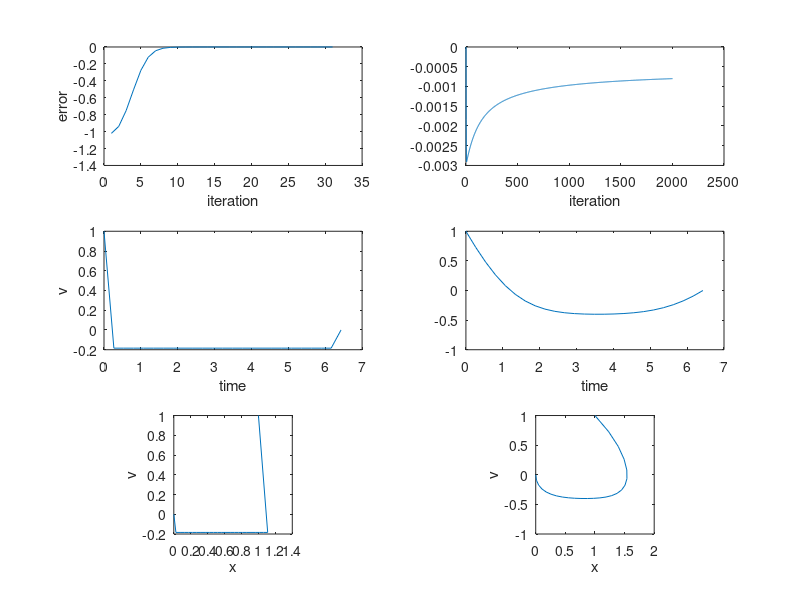

MATLAB code to generate this figure:
clear

% This script looks at the total momentum change in R1 between two points
% in the state space.

% Parameters
q_start = [1;1];
q1 = [0;0];
q2 = [2;0];
q_goal = q1;

% Relaxing function, only moves velocities up and down
da = @(v) [0; (v(1:end-2) + v(3:end))/2-v(2:end-1); 0];
% Get elements summed
f_sum = @(v,dt) dt/2*sum(v(1:end-1)+v(2:end));
% Constraint function, moves points around, points are (t, v)
ds = @(s,x_goal) [0, 0;...
                  cumsum(ones(size(s,1)-1,1)*(x_goal^2 - f_sum(s(:,2),s(2,1))^2)), [ones(size(s,1)-2,1)*(x_goal - f_sum(s(:,2),s(2,1))); 0]];... 
% Time minimization

% Finite elements
k = 25;
velo = [q_start(2), zeros(1,k-2), q_goal(2)];
t = linspace(0,1,k);

% simulate
m = 30;
e_m = zeros(m+1,1);
x_m = [t', velo'];
for i=1:m
    e_m(i) = q_goal(1)-q_start(1) - f_sum(x_m(:,2),mean(diff(x_m(:,1))));
    x_m = x_m + .05*ds(x_m,q_goal(1)-q_start(1));% + 0.01*[zeros(k,1), da(x(:,2))];
end
e_m(i+1) = q_goal(1)-q_start(1) - f_sum(x_m(:,2),mean(diff(x_m(:,1))));

n = 2000;
e_n = zeros(n+1,1);
x_n = x_m;
for i=1:n
    e_n(i) = q_goal(1)-q_start(1) - f_sum(x_n(:,2),mean(diff(x_n(:,1))));
    tmp = ds(x_n,q_goal(1)-q_start(1));
    x_n = x_n + .1*[zeros(k,1), tmp(:,2)] + 0.01*[zeros(k,1), da(x_n(:,2))];
end
e_n(i+1) = q_goal(1)-q_start(1) - f_sum(x_n(:,2),mean(diff(x_n(:,1))));
% Get the displacement
p_m = zeros(k,1);
p_n = zeros(k,1);
for i=1:k
    p_m(i) = q_start(1) + trapz(x_m(1:i,1),x_m(1:i,2));
    p_n(i) = q_start(1) + trapz(x_n(1:i,1),x_n(1:i,2));
end

figure(30000)
clf
subplot(3,2,1)
plot(e_m)
ylabel('error')
xlabel('iteration')
subplot(3,2,3)
plot(x_m(:,1),x_m(:,2))
ylabel('v')
xlabel('time')
subplot(3,2,5)
plot(p_m, x_m(:,2))
xlabel('x')
ylabel('v')
axis equal
axis square
subplot(3,2,2)
plot(e_n)
xlabel('iteration')
subplot(3,2,4)
plot(x_n(:,1), x_n(:,2))
xlabel('time')
subplot(3,2,6)
plot(p_n, x_n(:,2))
xlabel('x')
ylabel('v')
axis equal
axis square

%%% In this section, we make some mountains
